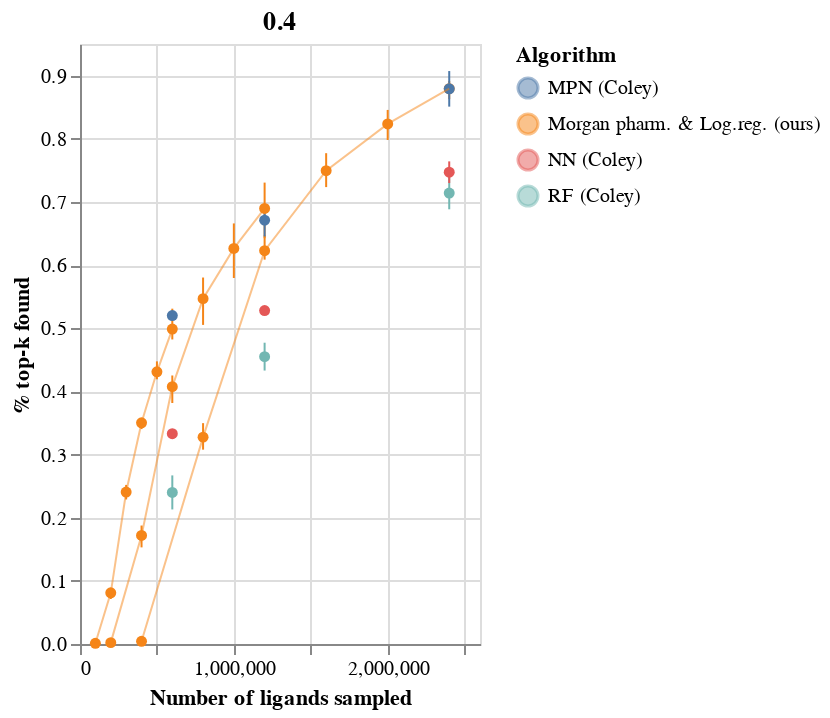

The cell this chart's notebook holds for it:
### Code cell
chs[0]+chs[1]+chs[2]

### Figure 1 — Vega-Lite specification as saved in the notebook (floating-point values rounded to 4 significant figures)
{"config": {"view": {"continuousWidth": 400, "continuousHeight": 300}}, "layer": [{"mark": {"type": "errorbar", "extent": "ci"}, "encoding": {"color": {"type": "nominal", "field": "Algorithm"}, "x": {"type": "quantitative", "field": "N ligands explored", "scale": {"domain": [0, 2410000]}, "title": "Number of ligands sampled"}, "y": {"type": "quantitative", "field": "% top-k found", "scale": {"domain": [0, 0.95]}}}}, {"mark": {"type": "point", "color": "black", "filled": true}, "encoding": {"color": {"type": "nominal", "field": "Algorithm"}, "x": {"type": "quantitative", "field": "N ligands explored"}, "y": {"type": "quantitative", "aggregate": "mean", "field": "% top-k found", "scale": {"domain": [0, 0.95]}}}}, {"mark": {"type": "line", "color": "black", "opacity": 0.5, "size": 1}, "encoding": {"color": {"type": "nominal", "field": "Algorithm"}, "x": {"type": "quantitative", "field": "N ligands explored"}, "y": {"type": "quantitative", "aggregate": "mean", "field": "% top-k found", "scale": {"domain": [0, 0.95]}}}}, {"layer": [{"mark": {"type": "errorbar", "extent": "ci"}, "encoding": {"color": {"type": "nominal", "field": "Algorithm"}, "x": {"type": "quantitative", "field": "N ligands explored", "scale": {"domain": [0, 1210000]}, "title": "Number of ligands sampled"}, "y": {"type": "quantitative", "field": "% top-k found", "scale": {"domain": [0, 0.95]}}}}, {"mark": {"type": "point", "color": "black", "filled": true}, "encoding": {"color": {"type": "nominal", "field": "Algorithm"}, "x": {"type": "quantitative", "field": "N ligands explored"}, "y": {"type": "quantitative", "aggregate": "mean", "field": "% top-k found", "scale": {"domain": [0, 0.95]}}}}, {"mark": {"type": "line", "color": "black", "opacity": 0.5, "size": 1}, "encoding": {"color": {"type": "nominal", "field": "Algorithm"}, "x": {"type": "quantitative", "field": "N ligands explored"}, "y": {"type": "quantitative", "aggregate": "mean", "field": "% top-k found", "scale": {"domain": [0, 0.95]}}}}], "data": {"name": "data-7455ae1cdda928ca2d8cb4528a4807b2"}, "title": "0.2", "width": 200}, {"layer": [{"mark": {"type": "errorbar", "extent": "ci"}, "encoding": {"color": {"type": "nominal", "field": "Algorithm"}, "x": {"type": "quantitative", "field": "N ligands explored", "scale": {"domain": [0, 610000]}, "title": "Number of ligands sampled"}, "y": {"type": "quantitative", "field": "% top-k found", "scale": {"domain": [0, 0.95]}}}}, {"mark": {"type": "point", "color": "black", "filled": true}, "encoding": {"color": {"type": "nominal", "field": "Algorithm"}, "x": {"type": "quantitative", "field": "N ligands explored"}, "y": {"type": "quantitative", "aggregate": "mean", "field": "% top-k found", "scale": {"domain": [0, 0.95]}}}}, {"mark": {"type": "line", "color": "black", "opacity": 0.5, "size": 1}, "encoding": {"color": {"type": "nominal", "field": "Algorithm"}, "x": {"type": "quantitative", "field": "N ligands explored"}, "y": {"type": "quantitative", "aggregate": "mean", "field": "% top-k found", "scale": {"domain": [0, 0.95]}}}}], "data": {"name": "data-0c01a76e22be92105ddc77feeec60061"}, "title": "0.1", "width": 200}], "data": {"name": "data-088d808d9d564587e1089f10a2fd406a"}, "title": "0.4", "width": 200, "$schema": "https://vega.github.io/schema/vega-lite/v4.8.1.json", "datasets": {"data-088d808d9d564587e1089f10a2fd406a": [{"Unnamed: 0": 0.0, "Algorithm": "Morgan pharm. & Log.reg. (ours)", "Training size": 400000, "N ligands explored": 400000, "% top-k found": 0.0037}, {"Unnamed: 0": 1.0, "Algorithm": "Morgan pharm. & Log.reg. (ours)", "Training size": 400000, "N ligands explored": 800000, "% top-k found": 0.3077}, {"Unnamed: 0": 2.0, "Algorithm": "Morgan pharm. & Log.reg. (ours)", "Training size": 400000, "N ligands explored": 1200000, "% top-k found": 0.6086}, {"Unnamed: 0": 3.0, "Algorithm": "Morgan pharm. & Log.reg. (ours)", "Training size": 400000, "N ligands explored": 1600000, "% top-k found": 0.7478}, {"Unnamed: 0": 4.0, "Algorithm": "Morgan pharm. & Log.reg. (ours)", "Training size": 400000, "N ligands explored": 2000000, "% top-k found": 0.8267}, {"Unnamed: 0": 5.0, "Algorithm": "Morgan pharm. & Log.reg. (ours)", "Training size": 400000, "N ligands explored": 2400000, "% top-k found": 0.8914}, {"Unnamed: 0": 18.0, "Algorithm": "Morgan pharm. & Log.reg. (ours)", "Training size": 400000, "N ligands explored": 400000, "% top-k found": 0.00448}, {"Unnamed: 0": 19.0, "Algorithm": "Morgan pharm. & Log.reg. (ours)", "Training size": 400000, "N ligands explored": 800000, "% top-k found": 0.3252}, {"Unnamed: 0": 20.0, "Algorithm": "Morgan pharm. & Log.reg. (ours)", "Training size": 400000, "N ligands explored": 1200000, "% top-k found": 0.6125}, {"Unnamed: 0": 21.0, "Algorithm": "Morgan pharm. & Log.reg. (ours)", "Training size": 400000, "N ligands explored": 1600000, "% top-k found": 0.7234}, {"Unnamed: 0": 22.0, "Algorithm": "Morgan pharm. & Log.reg. (ours)", "Training size": 400000, "N ligands explored": 2000000, "% top-k found": 0.798}, {"Unnamed: 0": 23.0, "Algorithm": "Morgan pharm. & Log.reg. (ours)", "Training size": 400000, "N ligands explored": 2400000, "% top-k found": 0.8627}, {"Unnamed: 0": 36.0, "Algorithm": "Morgan pharm. & Log.reg. (ours)", "Training size": 400000, "N ligands explored": 400000, "% top-k found": 0.00448}, {"Unnamed: 0": 37.0, "Algorithm": "Morgan pharm. & Log.reg. (ours)", "Training size": 400000, "N ligands explored": 800000, "% top-k found": 0.3497}, {"Unnamed: 0": 38.0, "Algorithm": "Morgan pharm. & Log.reg. (ours)", "Training size": 400000, "N ligands explored": 1200000, "% top-k found": 0.647}, {"Unnamed: 0": 39.0, "Algorithm": "Morgan pharm. & Log.reg. (ours)", "Training size": 400000, "N ligands explored": 1600000, "% top-k found": 0.7771}, {"Unnamed: 0": 40.0, "Algorithm": "Morgan pharm. & Log.reg. (ours)", "Training size": 400000, "N ligands explored": 2000000, "% top-k found": 0.8456}, {"Unnamed: 0": 41.0, "Algorithm": "Morgan pharm. & Log.reg. (ours)", "Training size": 400000, "N ligands explored": 2400000, "% top-k found": 0.8836}, {"Unnamed: 0": null, "Algorithm": "RF (Coley)", "Training size": 400000, "N ligands explored": 2400000, "% top-k found": 0.6883}, {"Unnamed: 0": null, "Algorithm": "RF (Coley)", "Training size": 400000, "N ligands explored": 2400000, "% top-k found": 0.714}, {"Unnamed: 0": null, "Algorithm": "RF (Coley)", "Training size": 400000, "N ligands explored": 2400000, "% top-k found": 0.7397}, {"Unnamed: 0": null, "Algorithm": "NN (Coley)", "Training size": 400000, "N ligands explored": 2400000, "% top-k found": 0.7299}, {"Unnamed: 0": null, "Algorithm": "NN (Coley)", "Training size": 400000, "N ligands explored": 2400000, "% top-k found": 0.747}, {"Unnamed: 0": null, "Algorithm": "NN (Coley)", "Training size": 400000, "N ligands explored": 2400000, "% top-k found": 0.7641}, {"Unnamed: 0": null, "Algorithm": "MPN (Coley)", "Training size": 400000, "N ligands explored": 2400000, "% top-k found": 0.8508}, {"Unnamed: 0": null, "Algorithm": "MPN (Coley)", "Training size": 400000, "N ligands explored": 2400000, "% top-k found": 0.879}, {"Unnamed: 0": null, "Algorithm": "MPN (Coley)", "Training size": 400000, "N ligands explored": 2400000, "% top-k found": 0.9072}], "data-7455ae1cdda928ca2d8cb4528a4807b2": [{"Unnamed: 0": 6.0, "Algorithm": "Morgan pharm. & Log.reg. (ours)", "Training size": 200000, "N ligands explored": 200000, "% top-k found": 0.00178}, {"Unnamed: 0": 7.0, "Algorithm": "Morgan pharm. & Log.reg. (ours)", "Training size": 200000, "N ligands explored": 400000, "% top-k found": 0.153}, {"Unnamed: 0": 8.0, "Algorithm": "Morgan pharm. & Log.reg. (ours)", "Training size": 200000, "N ligands explored": 600000, "% top-k found": 0.3816}, {"Unnamed: 0": 9.0, "Algorithm": "Morgan pharm. & Log.reg. (ours)", "Training size": 200000, "N ligands explored": 800000, "% top-k found": 0.5052}, {"Unnamed: 0": 10.0, "Algorithm": "Morgan pharm. & Log.reg. (ours)", "Training size": 200000, "N ligands explored": 1000000, "% top-k found": 0.5795}, {"Unnamed: 0": 11.0, "Algorithm": "Morgan pharm. & Log.reg. (ours)", "Training size": 200000, "N ligands explored": 1200000, "% top-k found": 0.6425}, {"Unnamed: 0": 24.0, "Algorithm": "Morgan pharm. & Log.reg. (ours)", "Training size": 200000, "N ligands explored": 200000, "% top-k found": 0.0022}, {"Unnamed: 0": 25.0, "Algorithm": "Morgan pharm. & Log.reg. (ours)", "Training size": 200000, "N ligands explored": 400000, "% top-k found": 0.175}, {"Unnamed: 0": 26.0, "Algorithm": "Morgan pharm. & Log.reg. (ours)", "Training size": 200000, "N ligands explored": 600000, "% top-k found": 0.4158}, {"Unnamed: 0": 27.0, "Algorithm": "Morgan pharm. & Log.reg. (ours)", "Training size": 200000, "N ligands explored": 800000, "% top-k found": 0.555}, {"Unnamed: 0": 28.0, "Algorithm": "Morgan pharm. & Log.reg. (ours)", "Training size": 200000, "N ligands explored": 1000000, "% top-k found": 0.6335}, {"Unnamed: 0": 29.0, "Algorithm": "Morgan pharm. & Log.reg. (ours)", "Training size": 200000, "N ligands explored": 1200000, "% top-k found": 0.6957}, {"Unnamed: 0": 42.0, "Algorithm": "Morgan pharm. & Log.reg. (ours)", "Training size": 200000, "N ligands explored": 200000, "% top-k found": 0.00254}, {"Unnamed: 0": 43.0, "Algorithm": "Morgan pharm. & Log.reg. (ours)", "Training size": 200000, "N ligands explored": 400000, "% top-k found": 0.1876}, {"Unnamed: 0": 44.0, "Algorithm": "Morgan pharm. & Log.reg. (ours)", "Training size": 200000, "N ligands explored": 600000, "% top-k found": 0.4252}, {"Unnamed: 0": 45.0, "Algorithm": "Morgan pharm. & Log.reg. (ours)", "Training size": 200000, "N ligands explored": 800000, "% top-k found": 0.5802}, {"Unnamed: 0": 46.0, "Algorithm": "Morgan pharm. & Log.reg. (ours)", "Training size": 200000, "N ligands explored": 1000000, "% top-k found": 0.6659}, {"Unnamed: 0": 47.0, "Algorithm": "Morgan pharm. & Log.reg. (ours)", "Training size": 200000, "N ligands explored": 1200000, "% top-k found": 0.7306}, {"Unnamed: 0": null, "Algorithm": "RF (Coley)", "Training size": 200000, "N ligands explored": 1200000, "% top-k found": 0.433}, {"Unnamed: 0": null, "Algorithm": "RF (Coley)", "Training size": 200000, "N ligands explored": 1200000, "% top-k found": 0.455}, {"Unnamed: 0": null, "Algorithm": "RF (Coley)", "Training size": 200000, "N ligands explored": 1200000, "% top-k found": 0.477}, {"Unnamed: 0": null, "Algorithm": "NN (Coley)", "Training size": 200000, "N ligands explored": 1200000, "% top-k found": 0.5219}, {"Unnamed: 0": null, "Algorithm": "NN (Coley)", "Training size": 200000, "N ligands explored": 1200000, "% top-k found": 0.528}, {"Unnamed: 0": null, "Algorithm": "NN (Coley)", "Training size": 200000, "N ligands explored": 1200000, "% top-k found": 0.5341}, {"Unnamed: 0": null, "Algorithm": "MPN (Coley)", "Training size": 200000, "N ligands explored": 1200000, "% top-k found": 0.6453}, {"Unnamed: 0": null, "Algorithm": "MPN (Coley)", "Training size": 200000, "N ligands explored": 1200000, "% top-k found": 0.671}, {"Unnamed: 0": null, "Algorithm": "MPN (Coley)", "Training size": 200000, "N ligands explored": 1200000, "% top-k found": 0.6967}], "data-0c01a76e22be92105ddc77feeec60061": [{"Unnamed: 0": 12.0, "Algorithm": "Morgan pharm. & Log.reg. (ours)", "Training size": 100000, "N ligands explored": 100000, "% top-k found": 0.00094}, {"Unnamed: 0": 13.0, "Algorithm": "Morgan pharm. & Log.reg. (ours)", "Training size": 100000, "N ligands explored": 200000, "% top-k found": 0.07122}, {"Unnamed: 0": 14.0, "Algorithm": "Morgan pharm. & Log.reg. (ours)", "Training size": 100000, "N ligands explored": 300000, "% top-k found": 0.2289}, {"Unnamed: 0": 15.0, "Algorithm": "Morgan pharm. & Log.reg. (ours)", "Training size": 100000, "N ligands explored": 400000, "% top-k found": 0.3403}, {"Unnamed: 0": 16.0, "Algorithm": "Morgan pharm. & Log.reg. (ours)", "Training size": 100000, "N ligands explored": 500000, "% top-k found": 0.4191}, {"Unnamed: 0": 17.0, "Algorithm": "Morgan pharm. & Log.reg. (ours)", "Training size": 100000, "N ligands explored": 600000, "% top-k found": 0.4822}, {"Unnamed: 0": 30.0, "Algorithm": "Morgan pharm. & Log.reg. (ours)", "Training size": 100000, "N ligands explored": 100000, "% top-k found": 0.00116}, {"Unnamed: 0": 31.0, "Algorithm": "Morgan pharm. & Log.reg. (ours)", "Training size": 100000, "N ligands explored": 200000, "% top-k found": 0.08806}, {"Unnamed: 0": 32.0, "Algorithm": "Morgan pharm. & Log.reg. (ours)", "Training size": 100000, "N ligands explored": 300000, "% top-k found": 0.2519}, {"Unnamed: 0": 33.0, "Algorithm": "Morgan pharm. & Log.reg. (ours)", "Training size": 100000, "N ligands explored": 400000, "% top-k found": 0.3532}, {"Unnamed: 0": 34.0, "Algorithm": "Morgan pharm. & Log.reg. (ours)", "Training size": 100000, "N ligands explored": 500000, "% top-k found": 0.4263}, {"Unnamed: 0": 35.0, "Algorithm": "Morgan pharm. & Log.reg. (ours)", "Training size": 100000, "N ligands explored": 600000, "% top-k found": 0.4829}, {"Unnamed: 0": 48.0, "Algorithm": "Morgan pharm. & Log.reg. (ours)", "Training size": 100000, "N ligands explored": 100000, "% top-k found": 0.00118}, {"Unnamed: 0": 49.0, "Algorithm": "Morgan pharm. & Log.reg. (ours)", "Training size": 100000, "N ligands explored": 200000, "% top-k found": 0.08394}, {"Unnamed: 0": 50.0, "Algorithm": "Morgan pharm. & Log.reg. (ours)", "Training size": 100000, "N ligands explored": 300000, "% top-k found": 0.2411}, {"Unnamed: 0": 51.0, "Algorithm": "Morgan pharm. & Log.reg. (ours)", "Training size": 100000, "N ligands explored": 400000, "% top-k found": 0.357}, {"Unnamed: 0": 52.0, "Algorithm": "Morgan pharm. & Log.reg. (ours)", "Training size": 100000, "N ligands explored": 500000, "% top-k found": 0.4475}, {"Unnamed: 0": 53.0, "Algorithm": "Morgan pharm. & Log.reg. (ours)", "Training size": 100000, "N ligands explored": 600000, "% top-k found": 0.5309}, {"Unnamed: 0": null, "Algorithm": "RF (Coley)", "Training size": 100000, "N ligands explored": 600000, "% top-k found": 0.2131}, {"Unnamed: 0": null, "Algorithm": "RF (Coley)", "Training size": 100000, "N ligands explored": 600000, "% top-k found": 0.24}, {"Unnamed: 0": null, "Algorithm": "RF (Coley)", "Training size": 100000, "N ligands explored": 600000, "% top-k found": 0.2669}, {"Unnamed: 0": null, "Algorithm": "NN (Coley)", "Training size": 100000, "N ligands explored": 600000, "% top-k found": 0.3293}, {"Unnamed: 0": null, "Algorithm": "NN (Coley)", "Training size": 100000, "N ligands explored": 600000, "% top-k found": 0.333}, {"Unnamed: 0": null, "Algorithm": "NN (Coley)", "Training size": 100000, "N ligands explored": 600000, "% top-k found": 0.3367}, {"Unnamed: 0": null, "Algorithm": "MPN (Coley)", "Training size": 100000, "N ligands explored": 600000, "% top-k found": 0.5139}, {"Unnamed: 0": null, "Algorithm": "MPN (Coley)", "Training size": 100000, "N ligands explored": 600000, "% top-k found": 0.52}, {"Unnamed: 0": null, "Algorithm": "MPN (Coley)", "Training size": 100000, "N ligands explored": 600000, "% top-k found": 0.5261}]}}
